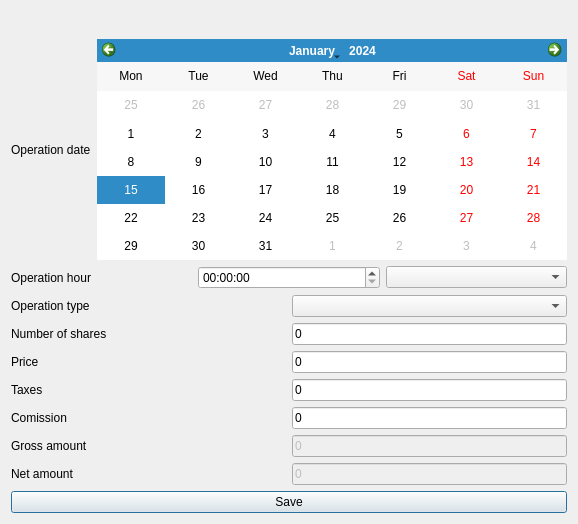
<?xml version="1.0" encoding="UTF-8"?>
<ui version="4.0">
 <class>frmInvestmentOperationsAdd</class>
 <widget class="QDialog" name="frmInvestmentOperationsAdd">
  <property name="windowModality">
   <enum>Qt::WindowModal</enum>
  </property>
  <property name="geometry">
   <rect>
    <x>0</x>
    <y>0</y>
    <width>578</width>
    <height>524</height>
   </rect>
  </property>
  <property name="windowTitle">
   <string>New investment operation</string>
  </property>
  <property name="windowIcon">
   <iconset resource="../images/xulpymoney.qrc">
    <normaloff>:/xulpymoney/document-edit.png</normaloff>:/xulpymoney/document-edit.png</iconset>
  </property>
  <property name="modal">
   <bool>true</bool>
  </property>
  <layout class="QHBoxLayout" name="horizontalLayout_9">
   <item>
    <layout class="QVBoxLayout" name="verticalLayout">
     <item>
      <widget class="QLabel" name="lblTitulo">
       <property name="font">
        <font>
         <pointsize>14</pointsize>
         <weight>75</weight>
         <bold>true</bold>
        </font>
       </property>
       <property name="styleSheet">
        <string notr="true">color: rgb(0, 128, 0);</string>
       </property>
       <property name="alignment">
        <set>Qt::AlignCenter</set>
       </property>
      </widget>
     </item>
     <item>
      <layout class="QHBoxLayout" name="horizontalLayout_2">
       <item>
        <widget class="QLabel" name="label">
         <property name="text">
          <string>Operation date</string>
         </property>
        </widget>
       </item>
       <item>
        <widget class="QCalendarWidget" name="calendar">
         <property name="firstDayOfWeek">
          <enum>Qt::Monday</enum>
         </property>
         <property name="verticalHeaderFormat">
          <enum>QCalendarWidget::NoVerticalHeader</enum>
         </property>
        </widget>
       </item>
      </layout>
     </item>
     <item>
      <layout class="QHBoxLayout" name="horizontalLayout_8">
       <item>
        <widget class="QLabel" name="label_8">
         <property name="text">
          <string>Operation hour</string>
         </property>
        </widget>
       </item>
       <item>
        <widget class="QTimeEdit" name="timeedit"/>
       </item>
       <item>
        <widget class="QComboBox" name="cmbTZ"/>
       </item>
      </layout>
     </item>
     <item>
      <layout class="QHBoxLayout" name="horizontalLayout_3">
       <item>
        <widget class="QLabel" name="label_2">
         <property name="text">
          <string>Operation type</string>
         </property>
        </widget>
       </item>
       <item>
        <widget class="QComboBox" name="cmbTiposOperaciones"/>
       </item>
      </layout>
     </item>
     <item>
      <layout class="QHBoxLayout" name="horizontalLayout_5">
       <item>
        <widget class="QLabel" name="label_5">
         <property name="text">
          <string>Number of shares</string>
         </property>
        </widget>
       </item>
       <item>
        <widget class="myQLineEdit" name="txtAcciones">
         <property name="sizePolicy">
          <sizepolicy hsizetype="Minimum" vsizetype="Fixed">
           <horstretch>0</horstretch>
           <verstretch>0</verstretch>
          </sizepolicy>
         </property>
         <property name="text">
          <string>0</string>
         </property>
        </widget>
       </item>
      </layout>
     </item>
     <item>
      <layout class="QHBoxLayout" name="horizontalLayout_6">
       <item>
        <widget class="QLabel" name="label_6">
         <property name="text">
          <string>Price</string>
         </property>
        </widget>
       </item>
       <item>
        <widget class="myQLineEdit" name="txtValorAccion">
         <property name="sizePolicy">
          <sizepolicy hsizetype="Minimum" vsizetype="Fixed">
           <horstretch>0</horstretch>
           <verstretch>0</verstretch>
          </sizepolicy>
         </property>
         <property name="text">
          <string>0</string>
         </property>
        </widget>
       </item>
      </layout>
     </item>
     <item>
      <layout class="QHBoxLayout" name="horizontalLayout_7">
       <item>
        <widget class="QLabel" name="label_7">
         <property name="text">
          <string>Taxes</string>
         </property>
        </widget>
       </item>
       <item>
        <widget class="myQLineEdit" name="txtImpuestos">
         <property name="sizePolicy">
          <sizepolicy hsizetype="Minimum" vsizetype="Fixed">
           <horstretch>0</horstretch>
           <verstretch>0</verstretch>
          </sizepolicy>
         </property>
         <property name="text">
          <string>0</string>
         </property>
        </widget>
       </item>
      </layout>
     </item>
     <item>
      <layout class="QHBoxLayout" name="horizontalLayout_4">
       <item>
        <widget class="QLabel" name="label_4">
         <property name="text">
          <string>Comission</string>
         </property>
        </widget>
       </item>
       <item>
        <widget class="myQLineEdit" name="txtComision">
         <property name="sizePolicy">
          <sizepolicy hsizetype="Minimum" vsizetype="Fixed">
           <horstretch>0</horstretch>
           <verstretch>0</verstretch>
          </sizepolicy>
         </property>
         <property name="text">
          <string>0</string>
         </property>
        </widget>
       </item>
      </layout>
     </item>
     <item>
      <layout class="QHBoxLayout" name="horizontalLayout">
       <item>
        <widget class="QLabel" name="label_3">
         <property name="text">
          <string>Gross amount</string>
         </property>
        </widget>
       </item>
       <item>
        <widget class="myQLineEdit" name="txtImporteBruto">
         <property name="enabled">
          <bool>false</bool>
         </property>
         <property name="sizePolicy">
          <sizepolicy hsizetype="Minimum" vsizetype="Fixed">
           <horstretch>0</horstretch>
           <verstretch>0</verstretch>
          </sizepolicy>
         </property>
         <property name="text">
          <string>0</string>
         </property>
        </widget>
       </item>
      </layout>
     </item>
     <item>
      <layout class="QHBoxLayout" name="horizontalLayout_10">
       <item>
        <widget class="QLabel" name="label_9">
         <property name="text">
          <string>Net amount</string>
         </property>
        </widget>
       </item>
       <item>
        <widget class="myQLineEdit" name="txtImporte">
         <property name="enabled">
          <bool>false</bool>
         </property>
         <property name="sizePolicy">
          <sizepolicy hsizetype="Minimum" vsizetype="Fixed">
           <horstretch>0</horstretch>
           <verstretch>0</verstretch>
          </sizepolicy>
         </property>
         <property name="text">
          <string>0</string>
         </property>
        </widget>
       </item>
      </layout>
     </item>
     <item>
      <widget class="QPushButton" name="cmd">
       <property name="text">
        <string>Save</string>
       </property>
       <property name="icon">
        <iconset resource="../images/xulpymoney.qrc">
         <normaloff>:/xulpymoney/save.png</normaloff>:/xulpymoney/save.png</iconset>
       </property>
      </widget>
     </item>
    </layout>
   </item>
  </layout>
 </widget>
 <customwidgets>
  <customwidget>
   <class>myQLineEdit</class>
   <extends>QLineEdit</extends>
   <header location="global">myqlineedit</header>
  </customwidget>
 </customwidgets>
 <resources>
  <include location="../images/xulpymoney.qrc"/>
 </resources>
 <connections/>
</ui>
